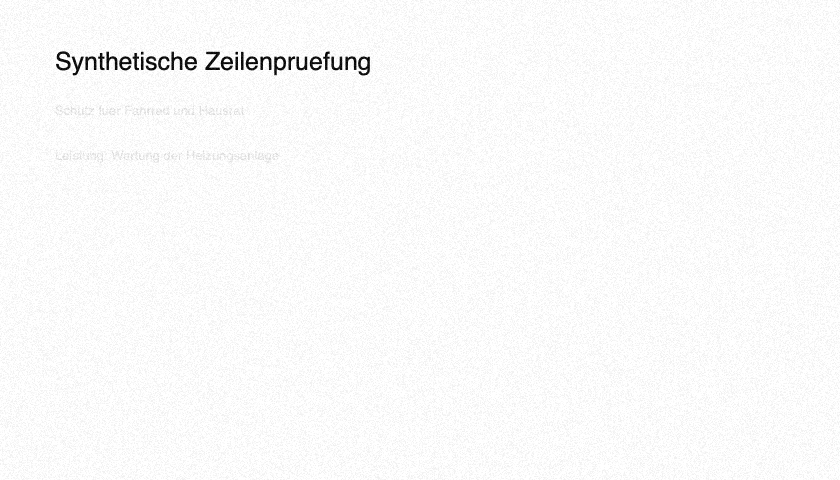
#> input picture docs/quality/ocr-source-punctuation-2026-11-13/remaining-examples/grid-13-88-15.png, 840 x 480 px, found by its file name
$ python denoise-probe.py
#> lines starting #> are read from the running program, lines starting #| are printed output that depends on the picture
from PIL import Image,ImageOps,ImageFilter
import numpy as np
from pathlib import Path
r=Path('/private/tmp/vauldy-ocr-final-20261113');out=r/'probe-faint';out.mkdir(exist_ok=True)
src=Path('/private/tmp/vauldy-ocr-numeric-20261113/final-faint')
def mean(a,k):
 p=np.pad(a,k,mode='reflect');result=np.zeros_like(a)
 for y in range(k*2+1):
  for x in range(k*2+1):result+=p[y:y+a.shape[0],x:x+a.shape[1]]
 return result/(k*2+1)**2
def nlm(a,h,patch):
 sigma=np.std(a[:6]);s=np.zeros_like(a);w=np.zeros_like(a);p=np.pad(a,7,mode='reflect')
 for dy in range(-7,8):
  for dx in range(-7,8):
   b=p[7+dy:7+dy+a.shape[0],7+dx:7+dx+a.shape[1]]
   distance=mean((a-b)**2,patch)
   weight=np.exp(-np.maximum(distance-2*sigma*sigma,0)/(h*h))
   s+=weight*b;w+=weight
 return s/w
for name in ['grid-13-88-15','grid-9-93-25']:
 for row,box in enumerate([(40,93,315,129),(40,138,315,174)]):
  im=Image.open(src/(name+'.png')).convert('L').crop(box);orig=np.asarray(im).astype(float)
#> after `im = Image.open(src / (name + '.png')).convert('L').crop(box)`:
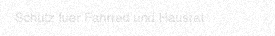
#> im: PIL image 275x36 L; min 215, max 255, mean 249.8
  for mode in ['raw','blur03','blur06','nlm4','nlm7','nlm10','nlm14']:
   a=orig if mode=='raw' else np.asarray(im.filter(ImageFilter.GaussianBlur(float(mode[-2:])/10))).astype(float) if mode.startswith('blur') else nlm(orig,int(mode[3:]),1)
   for white in ['floor','mean']:
    border=np.concatenate([a[:5,:].ravel(),a[-5:,:].ravel()]);low=np.percentile(a,2);high=np.percentile(border,2 if white=='floor' else 50)
    b=np.clip((a-low)*255/max(1,high-low),0,255).astype('uint8');c=Image.fromarray(b);c=c.resize((c.width*4,c.height*4),Image.Resampling.LANCZOS);c=ImageOps.expand(c,30,255);c.save(out/f'{name}-{row}-{mode}-{white}.png')
#> this loop made 7 passes
#> pass 1, `b=np.clip((a-low)*255/max(1,high-low),0,255).astype('uint8');c=Image.f..`:
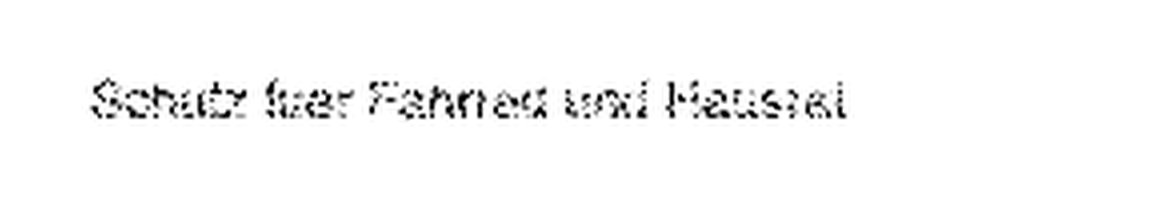
#> saved as grid-13-88-15-0-raw-floor.png: PIL image 1160x204 L; min 0, max 255, mean 248.3
#> pass 1, `b=np.clip((a-low)*255/max(1,high-low),0,255).astype('uint8');c=Image.f..`:
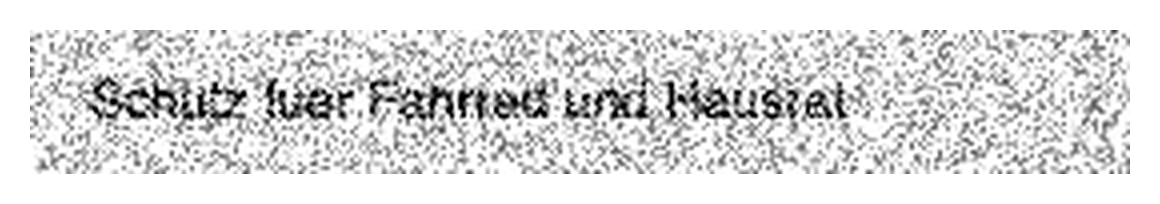
#> saved as grid-13-88-15-0-raw-mean.png: PIL image 1160x204 L; min 0, max 255, mean 220.9
#> after the loop:
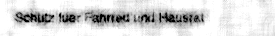
#> b: shape (36, 275); min 0, max 255, mean 215
#> after the loop:
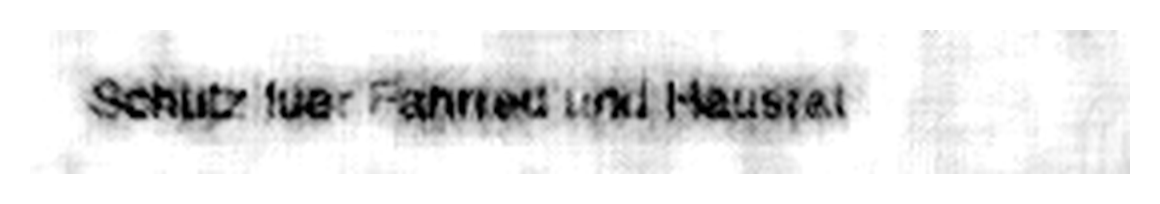
#> c: PIL image 1160x204 L; min 0, max 255, mean 228.3
#> pass 2 of the loop `for name in ['grid-13-88-15','grid-9-93-25']:`:
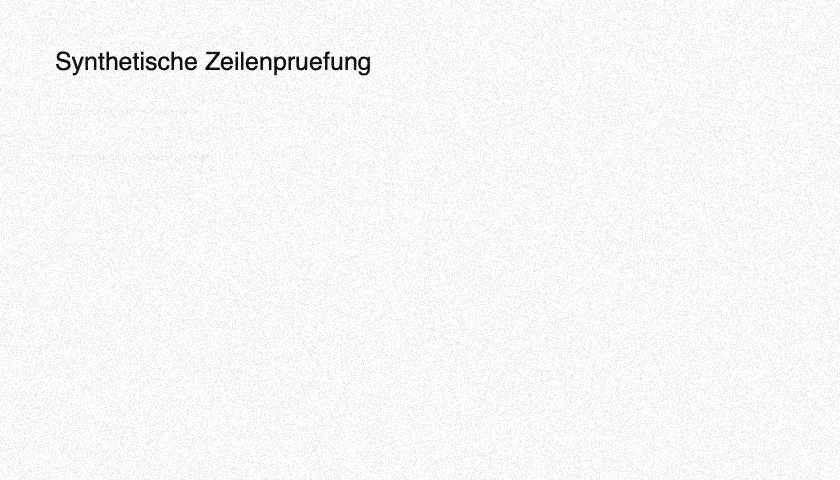
#> input picture docs/quality/ocr-source-punctuation-2026-11-13/remaining-examples/grid-9-93-25.png, 840 x 480 px, found by its file name
#> the loop `for mode in ['raw','blur03','blur06','nlm4','nlm7','nlm10','nlm14']:` made 7 passes
#> pass 1, `b=np.clip((a-low)*255/max(1,high-low),0,255).astype('uint8');c=Image.f..`:
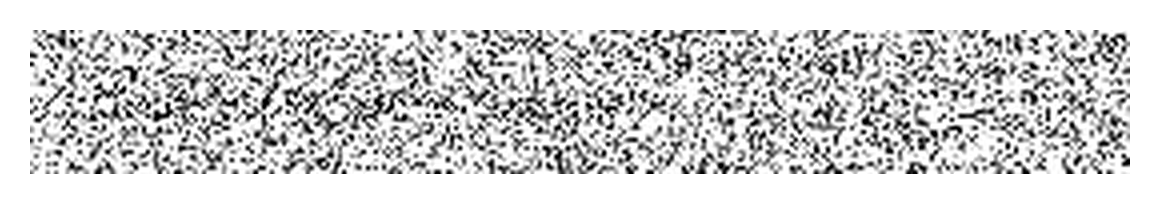
#> saved as grid-9-93-25-0-raw-mean.png: PIL image 1160x204 L; min 0, max 255, mean 207.1
#> after the loop `for mode in ['raw','blur03','blur06','nlm4','nlm7','nlm10','nlm14']:`:
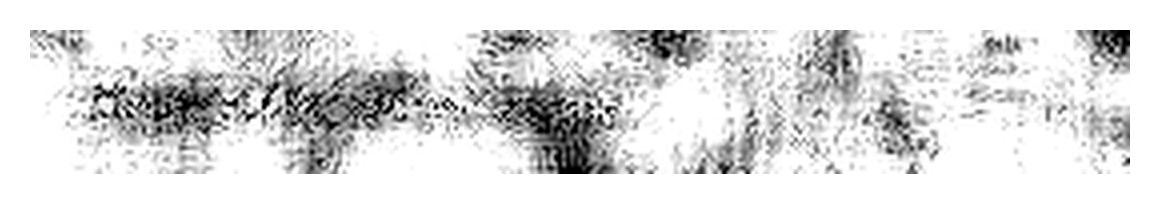
#> c: PIL image 1160x204 L; min 0, max 255, mean 220.8
print('Prepared',len(list(out.glob('*.png'))),'source-only denoising probes')
